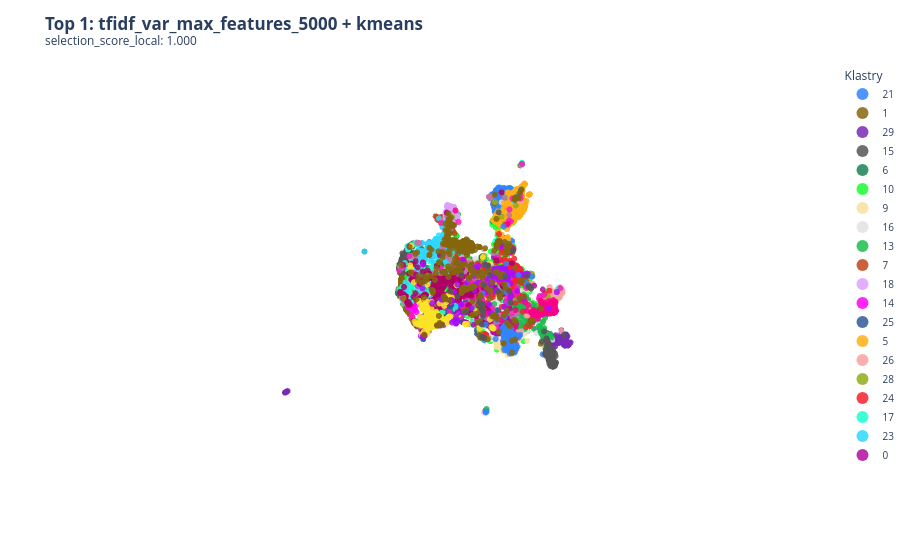
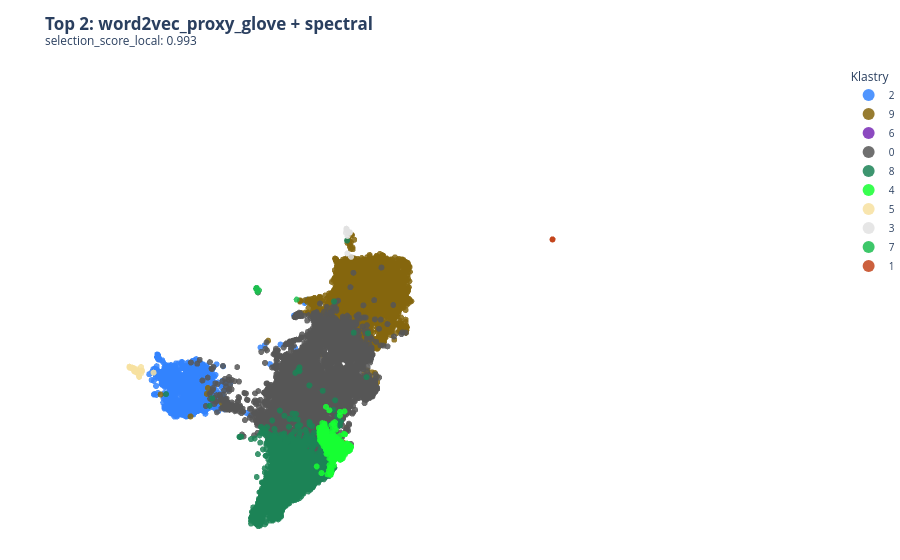
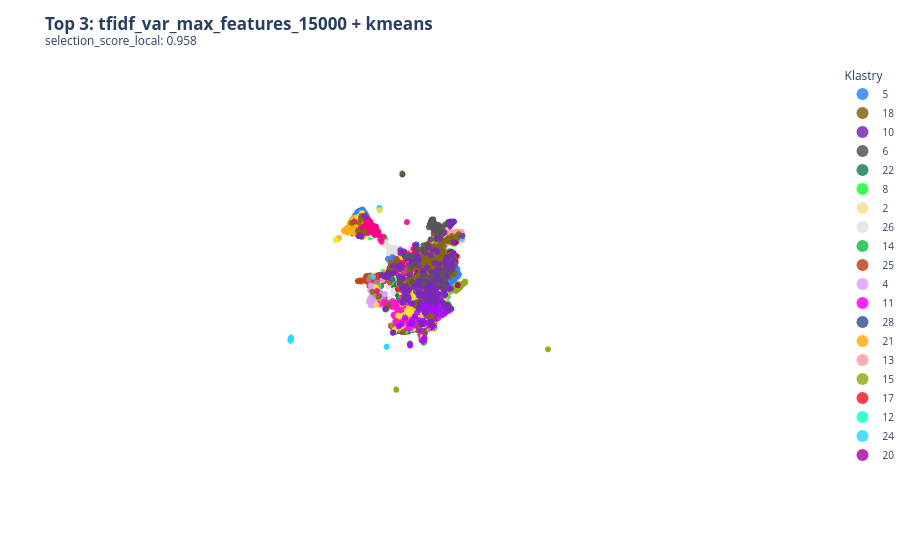
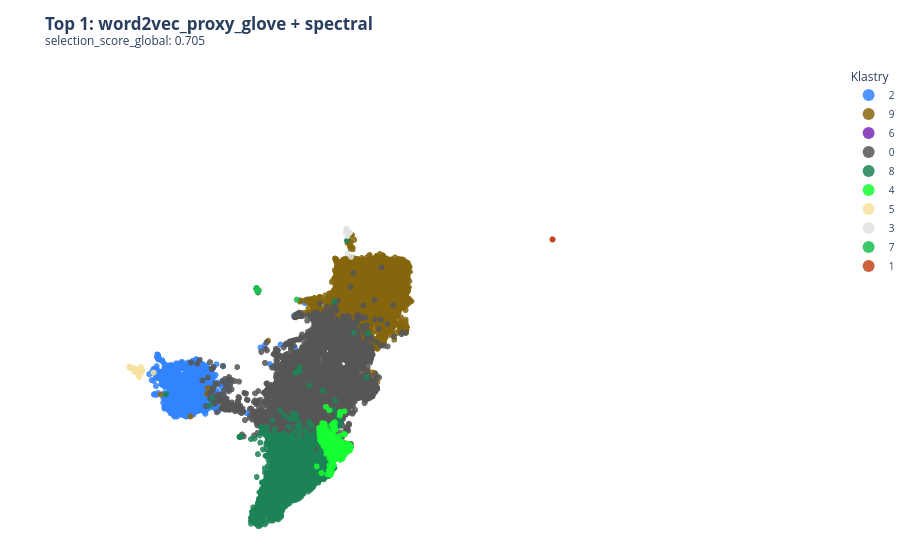

The notebook cell saved with these charts, in order:
### Code cell
from IPython.display import Markdown

best_runs_df = select_best_runs(results_df, config=CONFIG)
best_runs_df = add_dunn_scores(
    best_runs_df=best_runs_df,
    dataset_df=dataset_df,
    dataset_views=dataset_views,
    embedding_views=embedding_views,
    config=CONFIG,
)

semantic_best_runs_df = select_semantic_best_runs(results_df, config=CONFIG)
comparison_views = build_comparison_views(best_runs_df)
semantic_comparison_views = build_comparison_views(semantic_best_runs_df)
plot_paths = create_best_runs_plots(best_runs_df, CONFIG)
semantic_plot_paths = create_semantic_best_runs_plots(semantic_best_runs_df, CONFIG)
plot_paths = {**plot_paths, **semantic_plot_paths}
print(summarize_best_runs(best_runs_df, semantic_best_runs_df))
display_best_runs_plots(plot_paths)

display(Markdown("""
---
### Tabela 7A: `local_winners_table` — lokalni zwyciezcy hiperparametrow

Ta tabela odpowiada na pytanie: **ktory przebieg jest najlepszy wewnatrz danej pary `(embedding_name, algorithm)`?**

Do tego sluzy `selection_score_local`. Jest on liczony osobno w kazdej rodzinie modeli, wiec nadaje sie do wyboru hiperparametrow w tej rodzinie, ale nie do bezposredniego porownania roznych rodzin.
"""))
display(comparison_views["local_winners_table"])
visualize_top_runs_3d(
    best_runs_df=best_runs_df,
    dataset_df=dataset_df,
    dataset_views=dataset_views,
    embedding_views=embedding_views,
    config=CONFIG,
    top_n=3,
    sort_col="selection_score_local"
)

display(Markdown("""
---
### Tabela 7B: `global_candidates_ranking` — porownanie lokalnych zwyciezcow

Ta tabela odpowiada na inne pytanie: **ktory z lokalnych zwyciezcow wyglada najlepiej globalnie?**

Tutaj uzywamy `selection_score_global`, liczacego rank-score wspolnie na `best_runs_df`, czyli juz po wyborze lokalnych zwyciezcow. Dopiero ten wynik jest porownywalny miedzy parami embedding + algorytm.
"""))
display(comparison_views["global_candidates_ranking"])
visualize_top_runs_3d(
    best_runs_df=best_runs_df,
    dataset_df=dataset_df,
    dataset_views=dataset_views,
    embedding_views=embedding_views,
    config=CONFIG,
    top_n=3,
    sort_col="selection_score_global"
)

display(Markdown("""
---
### Tabela 7C: `best_embedding_per_algorithm` — najlepszy embedding dla kazdego algorytmu

Dla kazdego algorytmu wybieramy lokalnego zwyciezce z najwyzszym `selection_score_global`. To porownanie odbywa sie juz na wspolnej skali globalnej dla zwyciezcow.
"""))
display(comparison_views["best_embedding_per_algorithm"])

display(Markdown("""
---
### Tabela 7D: `best_algorithm_per_embedding` — najlepszy algorytm dla kazdego embeddingu

Dla kazdego embeddingu wybieramy algorytm z najwyzszym `selection_score_global`, czyli porownujemy tylko reprezentantow wybranych lokalnie.
"""))
display(comparison_views["best_algorithm_per_embedding"])

display(Markdown("""
---
### Tabela 7E: `semantic_candidates_ranking` — najlepszy podzial semantyczny

Ta tabela odpowiada na pytanie: **ktory strukturalnie dopuszczalny lokalny zwyciezca najlepiej zgadza sie z kategoriami `20 Newsgroups`?**

Do tego sluzy `semantic_score_global`, liczony na podstawie `ARI` po filtrze `selection_eligible`. Jest to ranking post-hoc: korzysta z etykiet tylko do interpretacji i kontroli, a nie do uczenia klastrow. Nie jest to czyste maksimum `ARI` po wszystkich przebiegach, tylko najlepszy wynik semantyczny wsrod kandydatow, ktorzy przeszli diagnostyke struktury.
"""))
display(semantic_comparison_views["semantic_candidates_ranking"])
plot_paths
